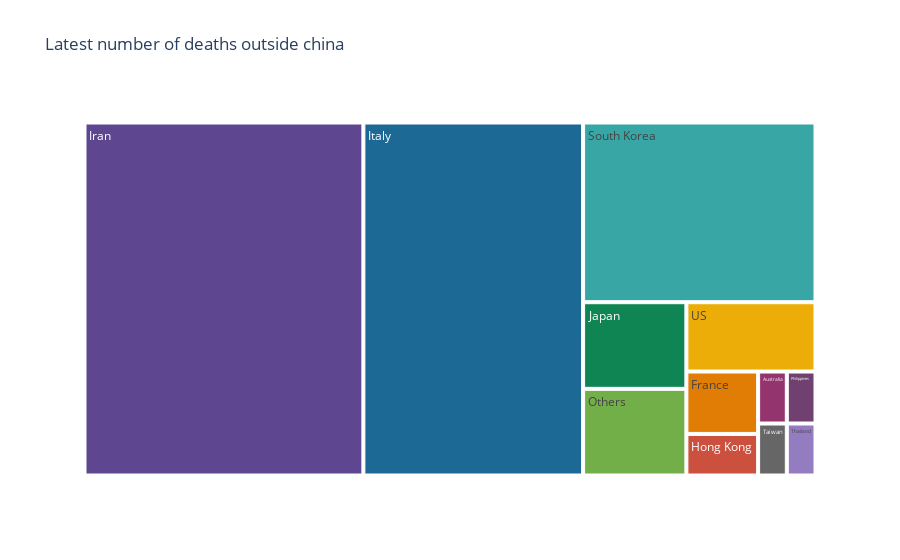

The code cell stored with this chart in its notebook:
### Code cell
fig = px.treemap(data_row_latest,path=['Country/Region'],values='Deaths',
                title="Latest number of deaths outside china",
                color_discrete_sequence=px.colors.qualitative.Prism)
fig.show()

### Figure 1 — Plotly figure (JSON) as saved in the notebook; plotly's stock layout.template omitted (floating-point values rounded to 4 significant figures)
{"data": [{"branchvalues": "total", "domain": {"x": [0, 1], "y": [0, 1]}, "hoverlabel": {"namelength": 0}, "hovertemplate": "labels=%{label}<br>Deaths=%{value}<br>parent=%{parent}<br>id=%{id}", "ids": [" Azerbaijan", "Afghanistan", "Algeria", "Andorra", "Armenia", "Australia", "Austria", "Azerbaijan", "Bahrain", "Belarus", "Belgium", "Brazil", "Cambodia", "Canada", "Colombia", "Croatia", "Czech Republic", "Denmark", "Dominican Republic", "Ecuador", "Egypt", "Estonia", "Finland", "France", "Georgia", "Germany", "Greece", "Hong Kong", "Iceland", "India", "Indonesia", "Iran", "Iraq", "Ireland", "Israel", "Italy", "Ivory Coast", "Japan", "Kuwait", "Latvia", "Lebanon", "Lithuania", "Luxembourg", "Macau", "Malaysia", "Mexico", "Monaco", "Morocco", "Nepal", "Netherlands", "New Zealand", "Nigeria", "North Ireland", "North Macedonia", "Norway", "Oman", "Others", "Pakistan", "Philippines", "Portugal", "Qatar", "Romania", "Russia", "San Marino", "Saudi Arabia", "Senegal", "Singapore", "South Korea", "Spain", "Sri Lanka", "Sweden", "Switzerland", "Taiwan", "Thailand", "UK", "US", "United Arab Emirates", "Vietnam"], "labels": [" Azerbaijan", "Afghanistan", "Algeria", "Andorra", "Armenia", "Australia", "Austria", "Azerbaijan", "Bahrain", "Belarus", "Belgium", "Brazil", "Cambodia", "Canada", "Colombia", "Croatia", "Czech Republic", "Denmark", "Dominican Republic", "Ecuador", "Egypt", "Estonia", "Finland", "France", "Georgia", "Germany", "Greece", "Hong Kong", "Iceland", "India", "Indonesia", "Iran", "Iraq", "Ireland", "Israel", "Italy", "Ivory Coast", "Japan", "Kuwait", "Latvia", "Lebanon", "Lithuania", "Luxembourg", "Macau", "Malaysia", "Mexico", "Monaco", "Morocco", "Nepal", "Netherlands", "New Zealand", "Nigeria", "North Ireland", "North Macedonia", "Norway", "Oman", "Others", "Pakistan", "Philippines", "Portugal", "Qatar", "Romania", "Russia", "San Marino", "Saudi Arabia", "Senegal", "Singapore", "South Korea", "Spain", "Sri Lanka", "Sweden", "Switzerland", "Taiwan", "Thailand", "UK", "US", "United Arab Emirates", "Vietnam"], "name": "", "parents": ["", "", "", "", "", "", "", "", "", "", "", "", "", "", "", "", "", "", "", "", "", "", "", "", "", "", "", "", "", "", "", "", "", "", "", "", "", "", "", "", "", "", "", "", "", "", "", "", "", "", "", "", "", "", "", "", "", "", "", "", "", "", "", "", "", "", "", "", "", "", "", "", "", "", "", "", "", ""], "type": "treemap", "values": [0, 0, 0, 0, 0, 1, 0, 0, 0, 0, 0, 0, 0, 0, 0, 0, 0, 0, 0, 0, 0, 0, 0, 3, 0, 0, 0, 2, 0, 0, 0, 66, 0, 0, 0, 52, 0, 6, 0, 0, 0, 0, 0, 0, 0, 0, 0, 0, 0, 0, 0, 0, 0, 0, 0, 0, 6, 0, 1, 0, 0, 0, 0, 0, 0, 0, 0, 28, 0, 0, 0, 0, 1, 1, 0, 6, 0, 0]}], "layout": {"legend": {"tracegroupgap": 0}, "title": {"text": "Latest number of deaths outside china"}, "treemapcolorway": ["rgb(95, 70, 144)", "rgb(29, 105, 150)", "rgb(56, 166, 165)", "rgb(15, 133, 84)", "rgb(115, 175, 72)", "rgb(237, 173, 8)", "rgb(225, 124, 5)", "rgb(204, 80, 62)", "rgb(148, 52, 110)", "rgb(111, 64, 112)", "rgb(102, 102, 102)"]}}
